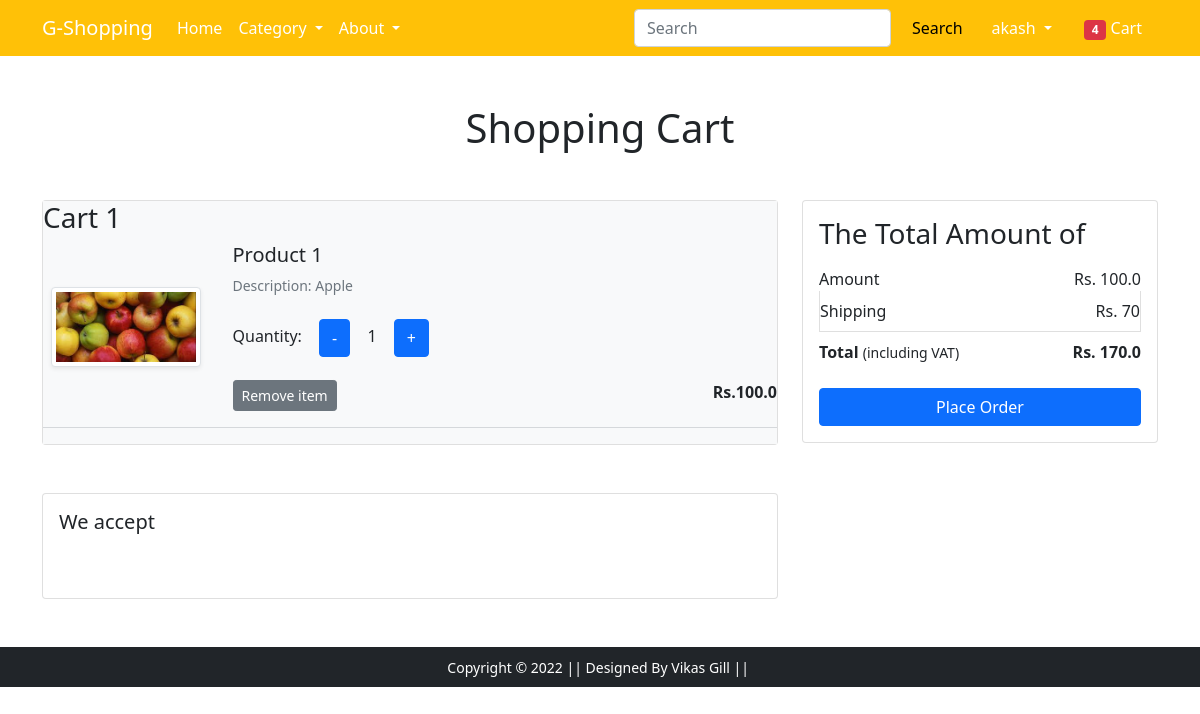
Before: /cartView/ (signed in) with the older database file.
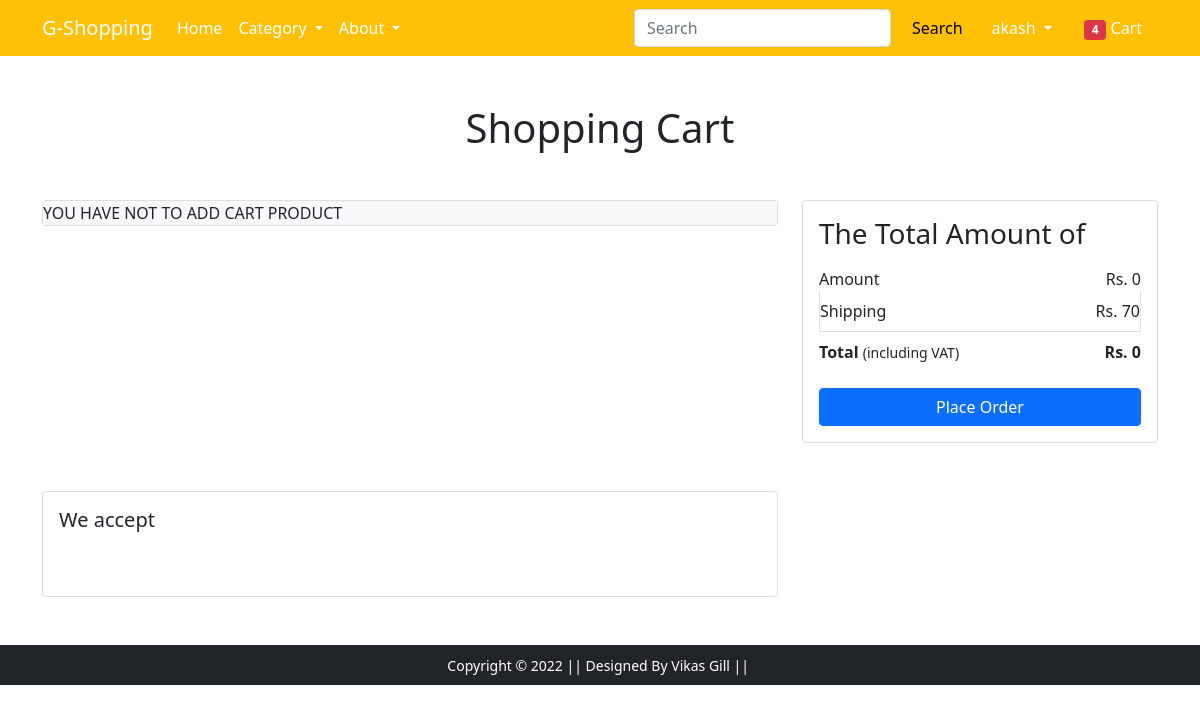
After: the same page with the newer database file.
### customer/models.py (models this page shows, shortened)
class Cart(models.Model):
    user=models.ForeignKey(UserAccount,on_delete=models.CASCADE)
    product=models.ForeignKey(Product,on_delete=models.CASCADE)
    quantity=models.PositiveIntegerField(default=1)

class Product(models.Model):
    category=models.ForeignKey(Category,on_delete=models.CASCADE)
    name=models.CharField(max_length=100)
    image=models.ImageField(upload_to='customer/product/image')
    description=models.TextField(max_length=400)
    selling_price=models.FloatField()
    discount_price=models.FloatField()

### customer/views.py (the view)
# urls.py: path('cartView/',CartView,name='cartView'),
def CartView(request):
    us=UserAccount.objects.get(user=request.user)
    car=Cart.objects.filter(user=us)
    amount=0
    shipping=70
    total_amount=0
    if car:
        for i in car:
            tot=i.quantity*i.product.selling_price
            amount+=tot
        total_amount+=shipping+amount
    return render(request,'customer/addtocart.html',context={'car':car,'amount':amount,'shipping':shipping,'total_amount':total_amount})

### templates/customer/addtocart.html (shortened to what this page needs)
{% extends 'customer/base.html' %}
{% load static %}
{% block main-content %}
<div class="container my-5">
 <div class="row">
  <h1 class="text-center mb-5">Shopping Cart</h1>
  <div class="col-sm-8">
  <div class="card">
   <div class="card-bod bg-light">
   {% if car %}
    {% for i in car %}
    <h3>Cart {{forloop.counter}}</h3>
    <div class="row">
     <div class="col-sm-3 text-center align-self-center"><img src="{{i.product.image.url}}" alt="" srcset="" class="img-fluid img-thumbnail shadow-sm" height="150" width="150"> </div>
     <div class="col-sm-9">
      <div>
       <h5>Product 1</h5>
       <p class="mb-2 text-muted small">Description: {{i.product.name}}</p>
       <div class="my-3">
        <label for="quantity">Quantity:</label>
        <a class="minus-cart btn" href="{% url 'pluscart' i.id %}"><button class="btn btn-primary">-</button></a>
          <span id="quantity">{{i.quantity}}</span>
        <a class="plus-cart btn" href="{% url 'minuscart' i.id %}"><button class="btn btn-primary">+</button></a>
       </div>
       <div class="d-flex justify-content-between">
        <a href="{% url 'add-to-cart' i.product.id %}" class="btn btn-sm btn-secondary mr-3">Remove item </a>
        <p class="mb-0"><span><strong>Rs.{{i.product.selling_price}} </strong></span></p>
       </div>
      </div>
     </div>
    </div>
    <hr class="text-muted">
    {% endfor %}
   {% else %}
    YOU HAVE NOT TO ADD CART PRODUCT
   {% endif %}
   </div>
   </div>
  </div>
  <div class="col-sm-4">
   <div class="card">
    <div class="card-body">
      <h3>The Total Amount of</h3>
      <ul class="list-group">
       <li class="list-group-item d-flex justify-content-between align-items-center border-0 px-0 pb-0">Amount<span>Rs. {{amount}}</span></li>
       <li class="list-group-item d-flex justify-content-between align-items-center px-0">Shipping<span>Rs. {{shipping}}</span></li>
       <li class="list-group-item d-flex justify-content-between align-items-center border-0 px-0 mb-3">
        <div>
           <strong>Total</strong> <small>(including VAT)</small>
         </div>
         <span><strong>Rs. {{total_amount}}</strong></span>
       </li>
      </ul>
      <div class="d-grid"><a href="{% url 'checkout' %}" class="btn btn-primary">Place Order</a></div>
    </div>
   </div>
  </div>
 </div>
</div>
<div class="container">
 <div class="row">
  <div class="col-sm-8">
   <div class="card">
    <div class="card-body">
      <h5 class="mb-4">We accept</h5>
    </div>
  </div>
  </div>
 </div>
</div>
{% endblock main-content %}

### templates/customer/base.html (shortened to what this page needs)
<!doctype html>
{% load static %}
<html lang="en">
  <head>
    <link href="https://cdn.jsdelivr.net/npm/bootstrap@5.0.0-beta1/dist/css/bootstrap.min.css" rel="stylesheet">
  </head>
  <body>
    <nav class="navbar navbar-expand-lg navbar-dark bg-warning">
     <div class="container">
       <a class="navbar-brand" href="/">G-Shopping</a>
       <div class="collapse navbar-collapse" id="navbarSupportedContent">
         <ul class="navbar-nav me-auto mb-2 mb-lg-0">
           <li class="nav-item">
             <a class="nav-link active" aria-current="page" href="/">Home</a>
           </li>
           <li class="nav-item dropdown">
             <a class="nav-link dropdown-toggle text-white" href="#" id="electronicsDropdown" role="button" data-bs-toggle="dropdown" aria-expanded="false">
               Category
             </a>
           </li>
           <li class="nav-item dropdown">
             <a class="nav-link dropdown-toggle text-white" href="#" id="fashionDropdown" role="button" data-bs-toggle="dropdown" aria-expanded="false">
               About
             </a>
           </li>
         </ul>
         <form class="d-flex">
           <input class="form-control me-2" type="search" placeholder="Search" aria-label="Search">
           <button class="btn btn-warning" type="submit">Search</button>
         </form>
         <div>
          <ul class="navbar-nav me-auto mb-2 mb-lg-0">
            {% if request.user.is_authenticated %}
           <li class="nav-item dropdown mx-2">
              <a class="nav-link dropdown-toggle text-white" href="#" id="profileDropdown" role="button" data-bs-toggle="dropdown" aria-expanded="false">
                {{request.user}}
              </a>
            </li>
            <li class="nav-item mx-2">
             <a href="{% url 'cartView' %}" class="nav-link text-white"><span class="badge bg-danger">4</span> Cart </a>
            </li>
            {% endif %}
          </ul>
         </div>
       </div>
     </div>
    </nav>
    {% block main-content %} {% endblock main-content %}
    <footer class="container-fluid bg-dark text-center p-2 mt-5">
        <small class="text-white">Copyright &copy; 2022 || Designed By Vikas Gill || </small>
    </footer>
  </body>
</html>

Changed rows visible on the page:
removed Cart: product.image (picture), product.name "Apple", quantity "1", product.selling_price "100.0"
Other visible differences:
{{ amount }}: "100.0" → "0"
{{ total_amount }}: "170.0" → "0"
text now shown: "YOU HAVE NOT TO ADD CART PRODUCT"
